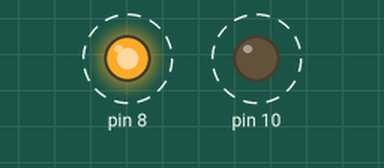
Simulated run of this program. Board: Raspberry Pi (header pin numbers). On the bench: output pins drawn as LEDs (lit = HIGH). Dashed ring = blinking.

Above: at 0.5 s.
Timing chart, 0 to 4.6 s (numbered marks = the images above):
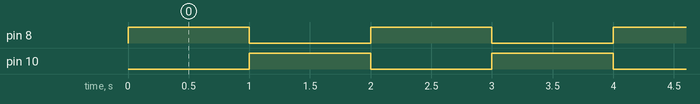

Measured:
- by itself, pin 8, pin 10: alternates HIGH for 1.0 s and LOW for 1.0 s

The program:

blink2.py
```python
import RPi.GPIO as GPIO    # Import Raspberry Pi GPIO library
from time import sleep     # Import the sleep function from the time module

# Initilize
GPIO.setwarnings(False)    # Ignore warning for now
GPIO.setmode(GPIO.BOARD)   # Use physical pin numbering
# Set pin 8 to be an output pin and set initial value to low (off)
GPIO.setup(8, GPIO.OUT, initial=GPIO.LOW)
GPIO.setup(10, GPIO.OUT, initial=GPIO.LOW)


while True:  # Run forever
    GPIO.output(8, GPIO.HIGH)  # Turn on
    GPIO.output(10, GPIO.LOW)  # Turn on
    sleep(1)  # Sleep for 1 second
    GPIO.output(8, GPIO.LOW)  # Turn off
    GPIO.output(10, GPIO.HIGH)  # Turn off
    sleep(1)  # Sleep for 1 second
```
